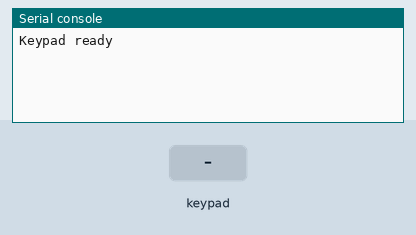
A program run on a simulated Raspberry Pi Pico running MicroPython. Parts: the last lines printed to the serial console. Inputs (shaded band) come from the test bench.

Above: at 1.2 s.
1.3 s: key '1' pressed
At 1.7 s:
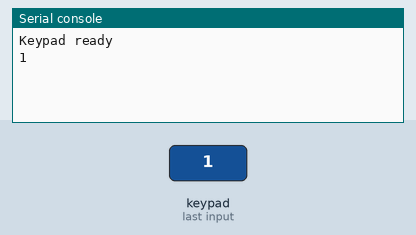
2.8 s: keypad keys 1 2 # pressed 0.4 s apart
At 4.1 s:
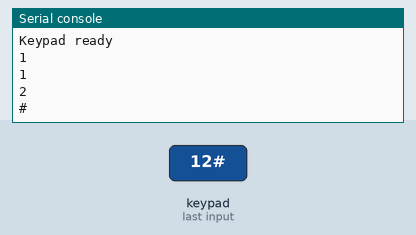
5.5 s: key '*' pressed
At 6.1 s:
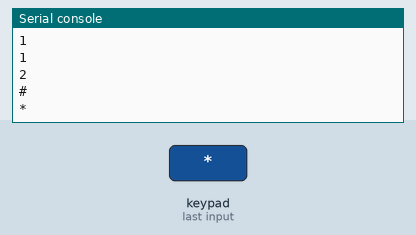
7.0 s: keypad keys 2 5 pressed 0.4 s apart
At 8.7 s:
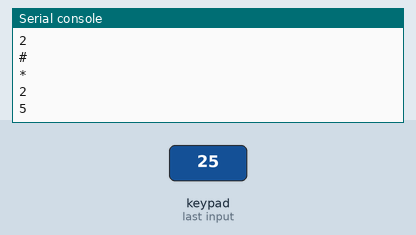
Timing chart, 0 to 10.2 s (numbered marks = the images above; inputs shaded):
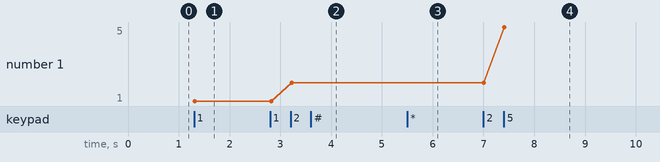

Measured:
- after the input at 1.3 s, the serial console: prints a new line at once (image 1)
- after the input at 2.8 s, the serial console: prints a new line after 0.43 s (image 2)
- after the input at 5.5 s, the serial console: prints a new line after 0.05 s (image 3)
- after the input at 7.0 s, the serial console: prints a new line at once (image 4)
- plotted number 1: 1 → 2 after the input at 2.8 s, 2 → 5 after the input at 7.0 s

The program:

keypad_usb.py
```python
import sys
import time
from machine import Pin

# 4x3 keypad layout
KEYS = [
    ['1', '2', '3'],
    ['4', '5', '6'],
    ['7', '8', '9'],
    ['*', '0', '#']
]

# Adjust these GPIO pins to match your wiring
ROW_PINS = [2, 3, 4, 5]    # R1 R2 R3 R4
COL_PINS = [6, 7, 8]       # C1 C2 C3

rows = [Pin(p, Pin.OUT) for p in ROW_PINS]
cols = [Pin(p, Pin.IN, pull=Pin.PULL_DOWN) for p in COL_PINS]

def scan_keypad():
    for r_idx, row in enumerate(rows):
        row.high()
        for c_idx, col in enumerate(cols):
            if col.value() == 1:
                row.low()
                return KEYS[r_idx][c_idx]
        row.low()
    return None

print("Keypad ready")
last_key = None
while True:
    key = scan_keypad()

    if key and key != last_key:
        sys.stdout.write(key + '\n')
    last_key = key
    time.sleep(0.05)
```
